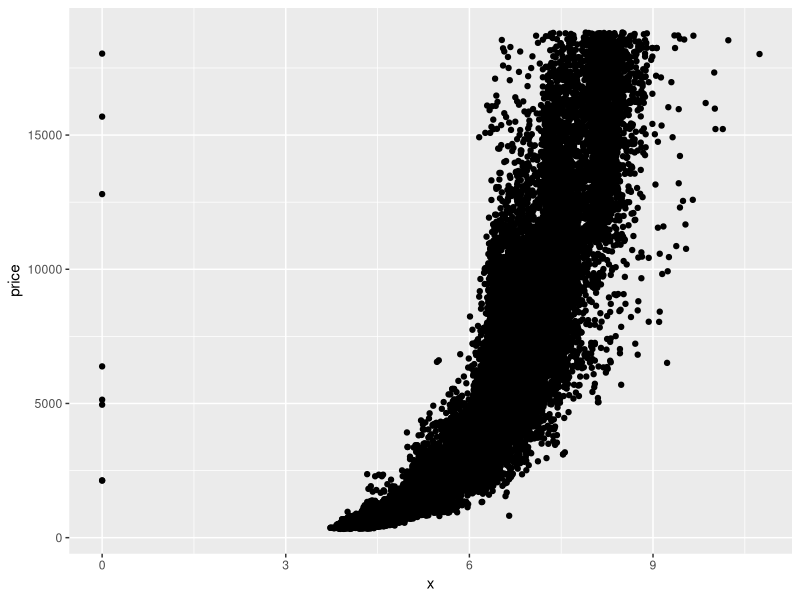
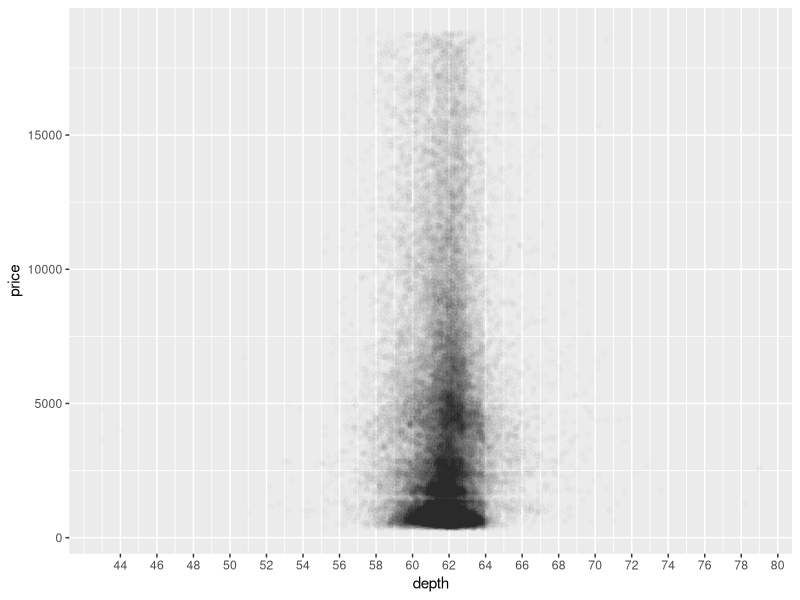
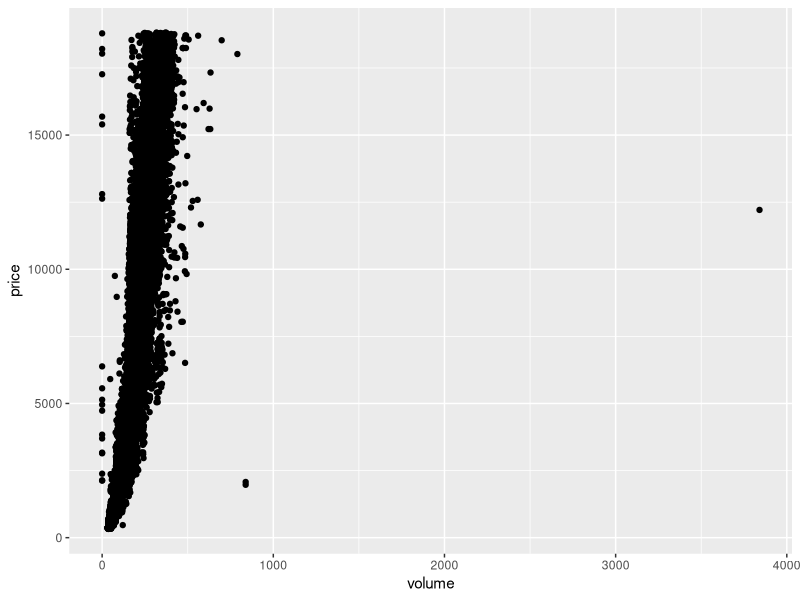
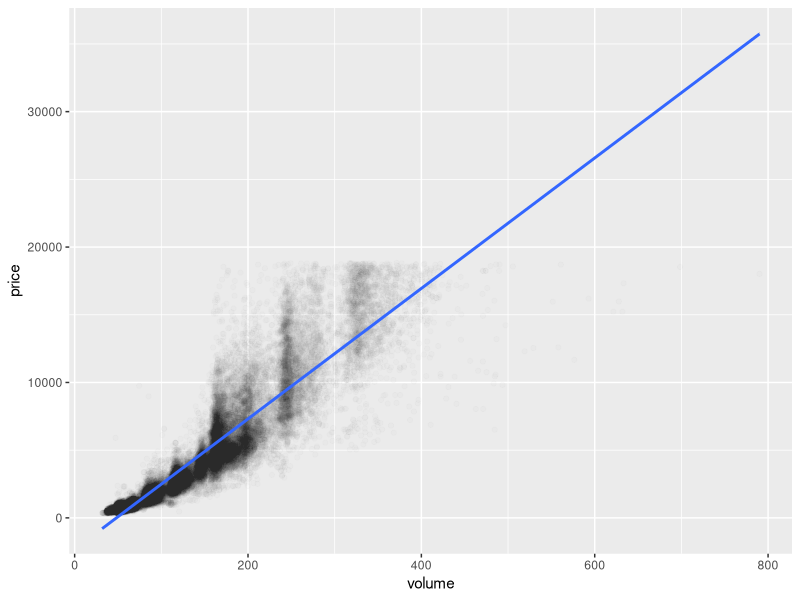
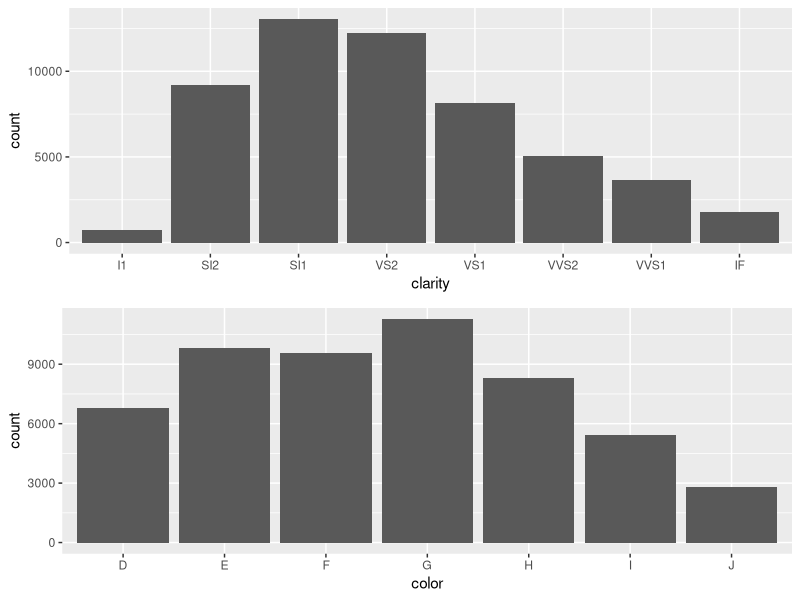

Here is the R script that generated these plots, in order:
library(ggplot2)
data(diamonds)
#scatterplot of price vs x
ggplot(aes(x = x,y = price),data = diamonds) +
  geom_point()
names(diamonds)
?with
with(data = diamonds,cor.test(x,price))
# data:  x and price
# t = 440.16, df = 53938, p-value < 2.2e-16
# alternative hypothesis: true correlation is not equal to 0
# 95 percent confidence interval:
#   0.8825835 0.8862594
# sample estimates:
#   cor 
# 0.8844352
with(data = diamonds,cor.test(y,price))
with(data = diamonds,cor.test(z,price))

#scatterplot of price vs depth
ggplot(aes(x=depth,y=price),data=diamonds) +
  geom_point(alpha = 1/100) + scale_x_continuous(breaks = seq(44,80,2))

with(data=diamonds,cor(price,depth))
# -0.01
# #The pearson correlation coefficient is very close to 0. 
# However, this correlation reflects linear relationship, 
# and so there might be another relationship present.

# Create a scatterplot of price vs. volume (x * y * z).
# This is a very rough approximation for a diamond's volume.
# Create a new variable for volume in the diamonds data frame.

diamonds$volume <- diamonds$x * diamonds$y * diamonds$z
ggplot(aes(x=volume,y=price),data = diamonds) +
  geom_point()

#Correlation with subsets
#Condition: Volume not 0 and less than 800
with(subset(diamonds,volume > 0 & volume < 800),cor(volume,price))

# Subset the data to exclude diamonds with a volume
# greater than or equal to 800. Also, exclude diamonds
# with a volume of 0. Adjust the transparency of the
# points and add a linear model to the plot.
x.vsub = subset(diamonds,volume > 0 & volume < 800)
ggplot(aes(x=volume ,y = price),data = x.vsub) +
  geom_point(alpha = 1/100) + geom_smooth(method = 'lm')

# Use the function dplyr package
# to create a new data frame containing
# info on diamonds by clarity.
# Name the data frame diamondsByClarity
# The data frame should contain the following
# variables in this order.
#       (1) mean_price
#       (2) median_price
#       (3) min_price
#       (4) max_price
#       (5) n
# where n is the number of diamonds in each
# level of clarity.
?summarise
library(dplyr)
diamondsByClarity <- diamonds %>%
  group_by(clarity) %>%
  summarise(mean_price = mean(price),
            median_price = as.numeric(median(price)),
            min_price = min(price),
            max_price = max(price),
            n = n()
  )
# Your task is to write additional code to create two bar plots
# on one output image using the grid.arrange() function from the package
# gridExtra.
library(gridExtra)
diamonds_by_clarity <- group_by(diamonds, clarity)
diamonds_by_color <- group_by(diamonds, color)
head(diamonds_by_color)
p1 = ggplot(aes(x=clarity),data = diamonds_by_clarity) + geom_bar()
p2 = ggplot(aes(x=color),data = diamonds_by_color) + geom_bar()
grid.arrange(p1,p2)